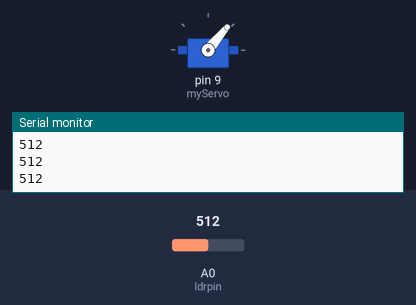
A sketch run on a simulated Arduino Uno, built with avr-gcc and run on an emulated ATmega328P. Shown: servo, the last lines printed to the serial monitor. Inputs (shaded band) come from the test bench; at power-on: A0 (ldrpin) = 512.

Above: at 1.2 s.
1.3 s: A0 (ldrpin) set to 537
2.8 s: A0 (ldrpin) set to 560
At 3.4 s:
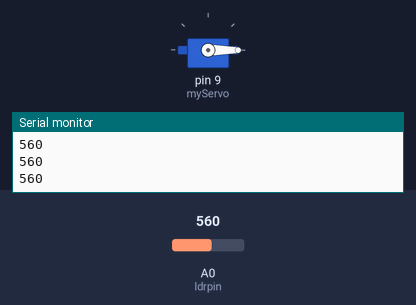
4.3 s: A0 (ldrpin) set to 540
At 5.5 s:
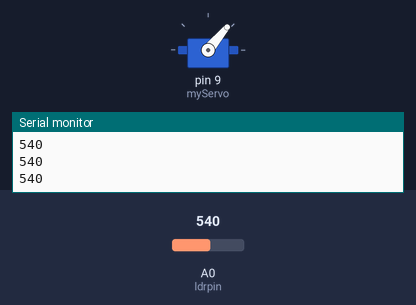
5.8 s: A0 (ldrpin) set to 716
At 7.0 s:
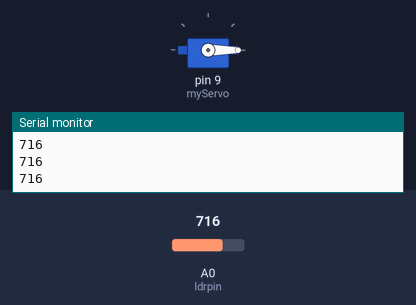
Timing chart, 0 to 8.3 s (numbered marks = the images above; inputs shaded):
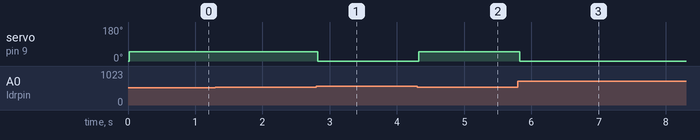

Measured:
- the behaviour switches between 550 and 551 on A0 (ldrpin) (found by bisection; images 0 and 1)
- after the input at 2.8 s, servo on pin 9 (myServo): 50° → 0° at once
- after the input at 4.3 s, servo on pin 9 (myServo): 0° → 50° at once
- after the input at 5.8 s, servo on pin 9 (myServo): 50° → 0° at once

The sketch:

Servo_LDR.ino
```cpp
//based on example code from Technical Team, REES52

#include <Servo.h>     // Library for Servo Motor

int ldrpin=0;// initialize analog pin 0, connected with photovaristor
int val=0;// initialize variable val

Servo myServo;   // define servo name

void setup() {

Serial.begin(9600);   // set baud rate at “9600”
myServo.attach(9);   // servo pin - digital pin 9
myServo.write(0);     // servo start position
}

void loop() {

val=analogRead(ldrpin);// read the analog value of the sensor and assign it to val

Serial.println(val);// display the value of val

delay(15);// wait for 0.015

// incoming value from LDR dependant ambient light (around 500 right now), totally obscured at around 710

if(val>550) {
 myServo.write(0);
}
else {
   myServo.write(50);
  }
}
```
